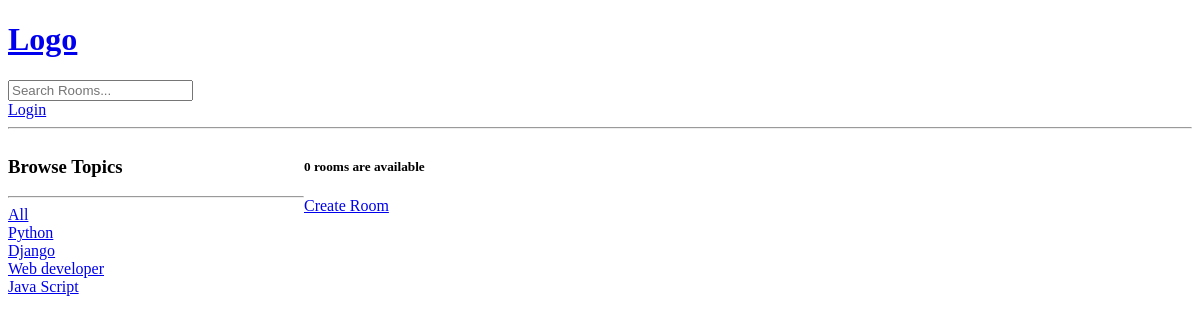
Before: /?q=Django with the older database file.
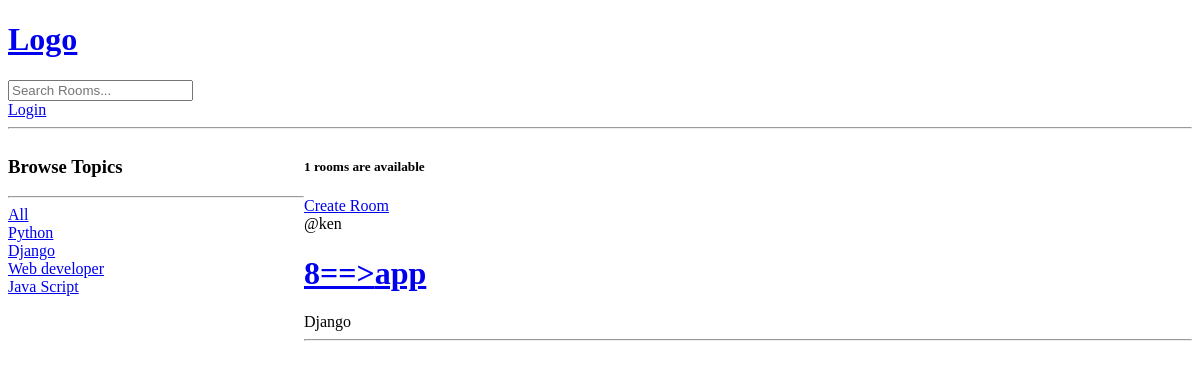
After: the same page with the newer database file.
### base/models.py (models this page shows, shortened)
class Topic(models.Model):
    name = models.CharField(max_length=200)
    def __str__(self):
        return self.name

class Room(models.Model):
    host = models.ForeignKey(User, on_delete=models.SET_NULL, null=True)
    topic = models.ForeignKey(Topic, on_delete=models.SET_NULL, null=True)
    name = models.CharField(max_length=200)
    description = models.TextField(null=True, blank=True)
    updated = models.DateTimeField(auto_now=True) #changes everytime it is saved
    created = models.DateTimeField(auto_now_add=True) #save the first time and dosenr change
    class Meta:
        ordering = ['-updated', '-created']

### base/views.py (the view)
# urls.py: path("", views.home, name='home'),
def home(request):
    q = request.GET.get('q') if request.GET.get('q') != None else ""
    rooms = Room.objects.filter(
        Q(topic__name__icontains = q) |
        Q(name__icontains=q) |
        Q(description__icontains=q)
        )
    room_cout = rooms.count()
    topics = Topic.objects.all
    context = {
        "rooms":rooms,
        "topics":topics,
        "room_cout":room_cout
        }
    return render(request, 'base/home.html',context)

### base/templates/base/home.html (shortened to what this page needs)
{% extends 'base.html' %}
{% block content %}
<div class="home-container">
  <div>
    <h3>Browse Topics</h3>
    <hr />
    <div><a href="{% url 'base:home' %}">All</a></div>
    {% for topic in topics %}
        <div><a href="{% url 'base:home' %}?q={{topic.name}}">{{ topic.name }}</a></div>
    {% endfor %}
  </div>
  <div>
    <h5>{{room_cout}} rooms are available</h5>
    <a href="{% url 'base:create-room' %}">Create Room</a>
    {% for room in rooms %}
    <div>
      <span>@{{room.host.username}}</span>
      <a href="{% url 'base:room' pk=room.id %}"
        ><h1>{{ room.id }}==>{{ room.name }}</h1></a
      >
      <span>{{room.topic}}</span>
      <hr />
    </div>
    {% endfor %}
  </div>
</div>
{% endblock content %}

Changed rows visible on the page:
added Room: host.username "ken", id "8", name "app", topic "Django"
Other visible differences:
{{ room_cout }}: "0" → "1"
